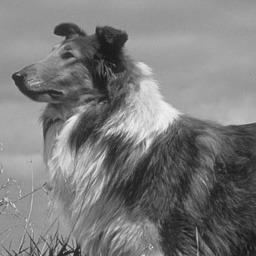
#> input picture inputs/p6_inp.jpg, 256 x 256 px, found by its file name
$ python prob6.py
#> lines starting #> are read from the running program, lines starting #| are printed output that depends on the picture
## Default modules imported. Import more if you need to.

import numpy as np
from skimage.io import imread, imsave
from skimage.util import view_as_windows

## Fill out these functions yourself
u = [
        [1,1,1,1],
        [-1,1,-1,1],
        [-1,-1,1,1],
        [1,-1,-1,1]
    ]
unitary = .5 * np.asarray(u)
uInv = np.linalg.inv(unitary)

def im2wv(img,nLev):
    if nLev==0:
        return [img]

    window = view_as_windows(img, (2,2), 2)
    wx = window.shape[-1]
    wy = window.shape[-2]
    window = window.reshape(-1, wx, wy)
    a = [[],[],[],[]]
    for w in window:
        wp = w.reshape(4,1,order="F")
        l = np.matmul(unitary,wp)
        #print(l)
        a[0].append(l[0][0])
        a[1].append(l[1][0])
        a[2].append(l[2][0])
        a[3].append(l[3][0])
    for i in range(4):
        a[i] = np.array(a[i]).reshape(img.shape[0]//2, img.shape[1]//2)

    return [a[1:]] + im2wv(a[0],nLev-1)


def wv2im(pyr):
    img = pyr[-1]
    H = pyr[:-1]
    if len(H)==0:
        return img
    Hfinal = H[-1]
    h1,h2,h3 = Hfinal
    window = np.array([img.reshape(-1),h1.reshape(-1),h2.reshape(-1),h3.reshape(-1)])
    transform = np.matmul(uInv, window)

    X = [x.reshape((2,2), order="F") for x in transform.T]
    X = np.array(X).reshape((*img.shape,2,2))
    concat1 = [np.concatenate(x, axis=1) for x in X]
    X = np.concatenate(concat1, axis=0)
    H[-1] = X
    return wv2im(H)


########################## Support code below

from os.path import normpath as fn # Fixes window/linux path conventions
import warnings
warnings.filterwarnings('ignore')


# Utility functions to clip intensities b/w 0 and 1
# Otherwise imsave complains
def clip(im):
    return np.maximum(0.,np.minimum(1.,im))


# Visualize pyramid like in slides
def vis(pyr, lev=0):
    if len(pyr) == 1:
        return pyr[0]/(2**lev)

    sz=pyr[0][0].shape
    sz1 = [sz[0]*2,sz[1]*2]
    img = np.zeros(sz1,dtype=np.float32)

    img[0:sz[0],0:sz[1]] = vis(pyr[1:],lev+1)

    # Just scale / shift gradient images for visualization
    img[sz[0]:,0:sz[1]] = pyr[0][0]*(2**(1-lev))+0.5
    img[0:sz[0],sz[1]:] = pyr[0][1]*(2**(1-lev))+0.5
    img[sz[0]:,sz[1]:] = pyr[0][2]*(2**(1-lev))+0.5

    return img


############# Main Program


img = np.float32(imread(fn('inputs/p6_inp.jpg')))/255.
#> img: shape (256, 256) float32; min 0.0667, max 0.965, mean 0.486

# Visualize pyramids
pyr = im2wv(img,1)
#> the loop in im2wv, `for w in window:` made 16384 passes
#> (w, wp, l) on passes 4 to 6: ([[0.588, 0.592], [0.588, 0.588]], [0.588, 0.588, 0.592, 0.588], [1.18, -0.00196, 0.00196, -0.00196]), ([[0.592, 0.584], [0.588, 0.588]], [0.592, 0.588, 0.584, 0.588], [1.18, 0, -0.00392, 0.00392]), ([[0.588, 0.596], [0.588, 0.584]], [0.588, 0.588, 0.596, 0.584], [1.18, -0.00588, 0.00196, -0.00588])
#> pyr = 2 items
imsave(fn('outputs/prob6a_1.jpg'),clip(vis(pyr)))
#> in clip, `return np.maximum(0.,np.minimum(1.,im))`:
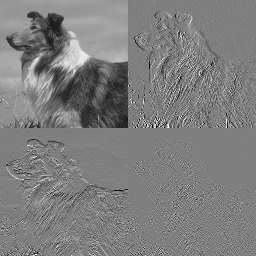
#> returned value: shape (256, 256) float32; min 0, max 1, mean 0.496

pyr = im2wv(img,2)
#> pyr = 3 items
imsave(fn('outputs/prob6a_2.jpg'),clip(vis(pyr)))

pyr = im2wv(img,3)
imsave(fn('outputs/prob6a_3.jpg'),clip(vis(pyr)))
#> in vis (call 8), `img[0:sz[0],0:sz[1]] = vis(pyr[1:],lev+1)`:
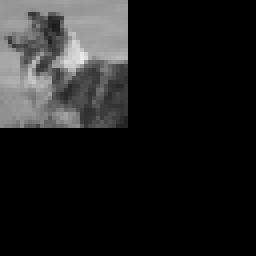
#> img: shape (64, 64) float32 (shown 4 times larger); min 0, max 0.906, mean 0.121
#> in vis (call 6), `img[sz[0]:,sz[1]:] = pyr[0][2]*(2**(1-lev))+0.5`:
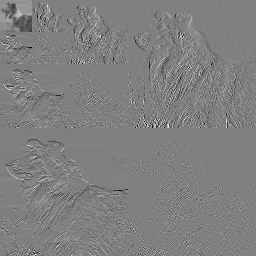
#> img: shape (256, 256) float32; min -0.228, max 1.22, mean 0.498; drawn with min black and max white

# Inverse transform to reconstruct image
im = clip(wv2im(pyr))
#> in wv2im (call 2), `h1,h2,h3 = Hfinal`:
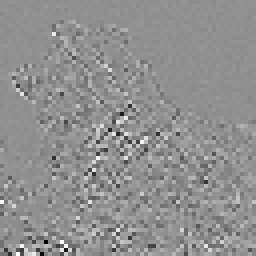
#> h3: shape (64, 64) float64 (shown 4 times larger); min -0.423, max 0.324, mean -6.25e-05; drawn with min black and max white
#> in wv2im (call 3), `h1,h2,h3 = Hfinal`:
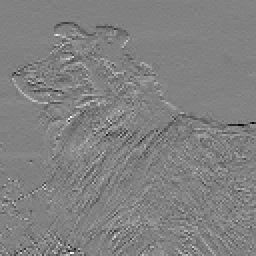
#> h1: shape (128, 128) float64 (shown 2 times larger); min -0.349, max 0.337, mean -0.000972; drawn with min black and max white
#> in wv2im (call 3), `h1,h2,h3 = Hfinal`:
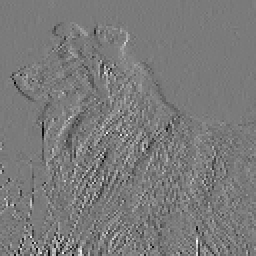
#> h2: shape (128, 128) float64 (shown 2 times larger); min -0.329, max 0.355, mean -0.000778; drawn with min black and max white
#> in wv2im (call 3), `h1,h2,h3 = Hfinal`:
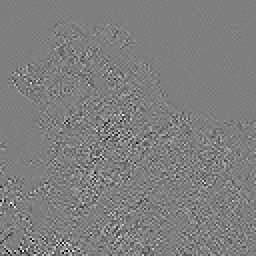
#> h3: shape (128, 128) float64 (shown 2 times larger); min -0.19, max 0.192, mean 2.88e-05; drawn with min black and max white
imsave(fn('outputs/prob6b.jpg'),im)

# Zero out some levels and reconstruct
for i in range(len(pyr)-1):

    for j in range(3):
        pyr[i][j][...] = 0.

    im = clip(wv2im(pyr))
    imsave(fn('outputs/prob6b_%d.jpg' % i),im)
#> this loop made 3 passes

$ run again, with inputs/p2_inp.jpg copied over inputs/p6_inp.jpg
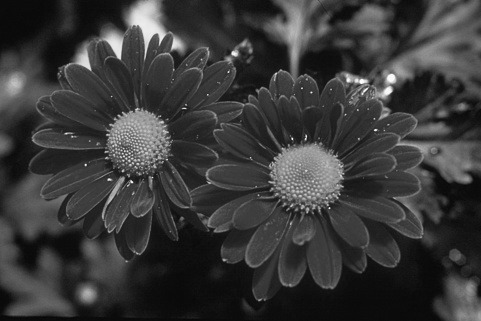
#> input picture inputs/p2_inp.jpg, 481 x 321 px, found by its file name
#> the loop in im2wv, `for w in window:` made 38400 passes
#> (w, wp, l) on passes 5 to 7: ([[0.0431, 0.0431], [0.0471, 0.0471]], [0.0431, 0.0471, 0.0431, 0.0471], [0.0902, 0.00392, 0, 0]), ([[0.0431, 0.0431], [0.0471, 0.0471]], [0.0431, 0.0471, 0.0431, 0.0471], [0.0902, 0.00392, 0, 0]), ([[0.0431, 0.0431], [0.0471, 0.0471]], [0.0431, 0.0471, 0.0431, 0.0471], [0.0902, 0.00392, 0, 0])
#> `pyr = im2wv(img,1)`: pyr = 2 items
#> `pyr = im2wv(img,2)`: pyr = 3 items
#> in clip (call 2), `return np.maximum(0.,np.minimum(1.,im))`:
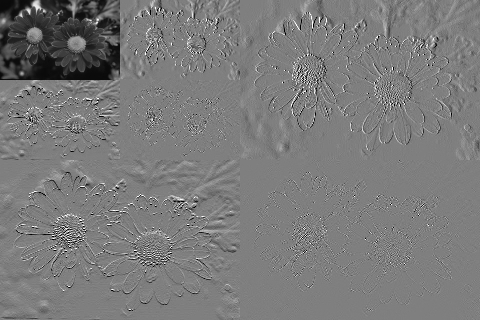
#> returned value: shape (320, 480) float32; min 0, max 1, mean 0.482
#> h1: shape (80, 120) float64
#> h2: shape (80, 120) float64
#> h3: shape (80, 120) float64
#> h1: shape (160, 240) float64
#> h2: shape (160, 240) float64
#> h3: shape (160, 240) float64
#> in wv2im (call 3), `X = np.concatenate(concat1, axis=0)`:
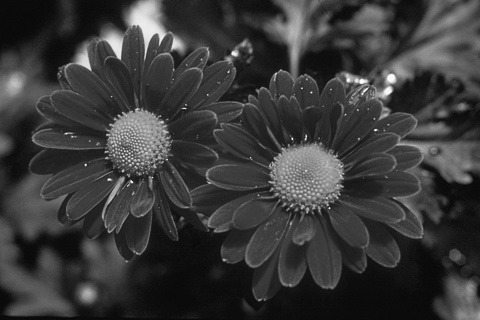
#> X: shape (320, 480) float64; min 0.0157, max 1, mean 0.224
#> the loop `for i in range(len(pyr)-1): ` made 3 passes

$ run again, with inputs/p3_inp.jpg copied over inputs/p6_inp.jpg
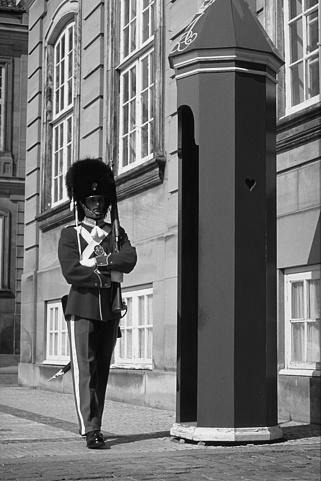
#> input picture inputs/p3_inp.jpg, 321 x 481 px, found by its file name
#> the loop in im2wv, `for w in window:` made 38400 passes
#> (w, wp, l) on passes 1 to 3: ([[0.216, 0.192], [0.286, 0.129]], [0.216, 0.286, 0.192, 0.129], [0.412, 0.00392, -0.0902, -0.0667]), ([[0.29, 0.314], [0.114, 0.137]], [0.29, 0.114, 0.314, 0.137], [0.427, -0.176, 0.0235, 3.73e-09]), ([[0.29, 0.208], [0.184, 0.2]], [0.29, 0.184, 0.208, 0.2], [0.441, -0.0569, -0.0333, 0.049])
#> `pyr = im2wv(img,1)`: pyr = 2 items
#> `pyr = im2wv(img,2)`: pyr = 3 items
#> in clip (call 2), `return np.maximum(0.,np.minimum(1.,im))`:
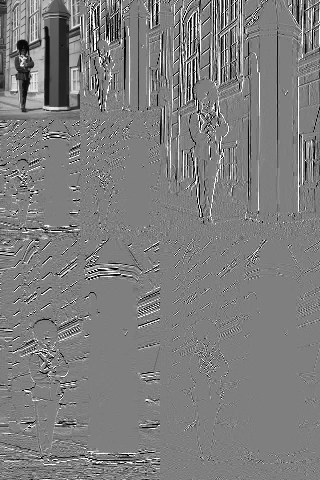
#> returned value: shape (480, 320) float32; min 0, max 1, mean 0.495
#> h1: shape (120, 80) float64
#> h2: shape (120, 80) float64
#> h3: shape (120, 80) float64
#> h1: shape (240, 160) float64
#> h2: shape (240, 160) float64
#> h3: shape (240, 160) float64
#> the loop `for i in range(len(pyr)-1): ` made 3 passes
#> pass 1, in wv2im (call 7), `X = np.concatenate(concat1, axis=0)`:
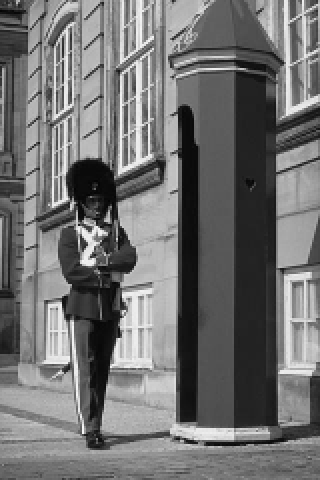
#> X: shape (480, 320) float64; min 0.0118, max 0.97, mean 0.449
